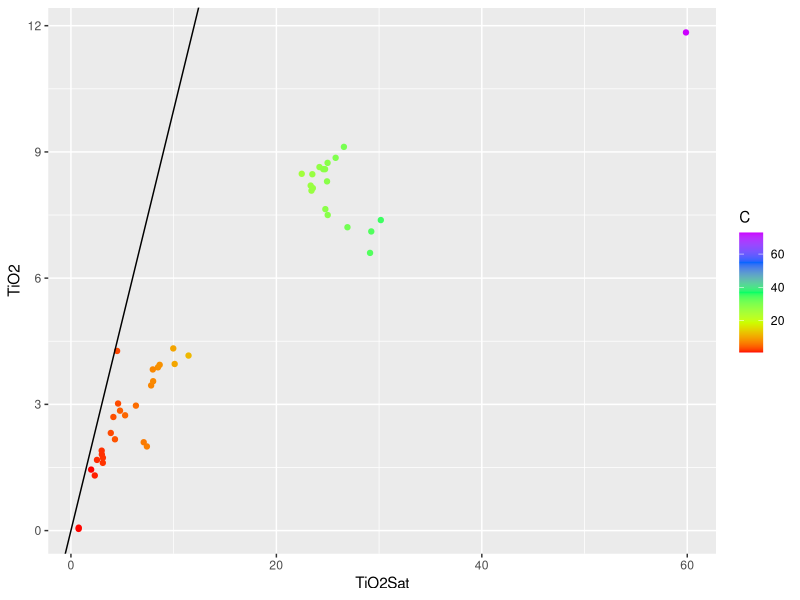
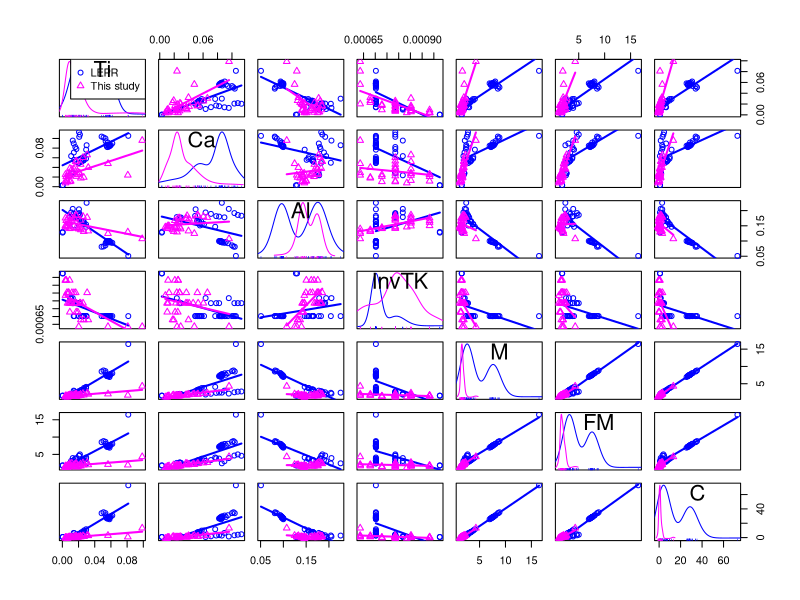
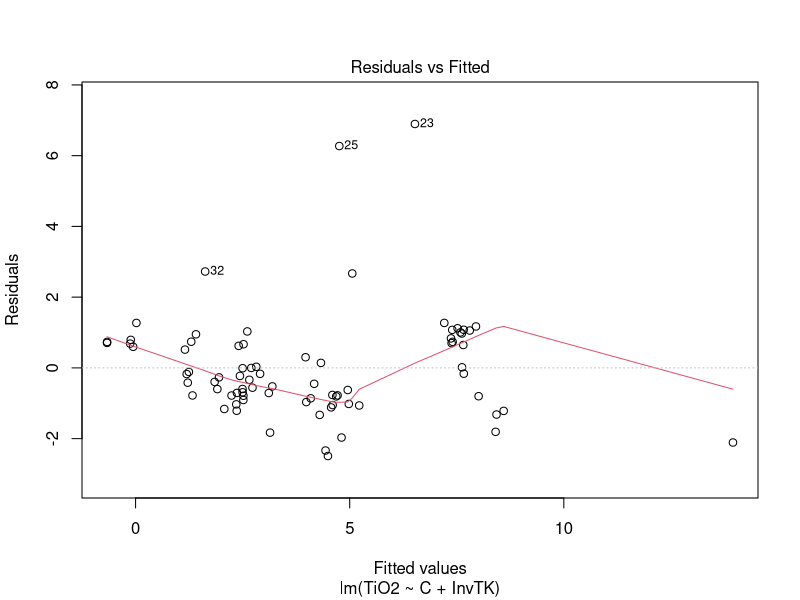
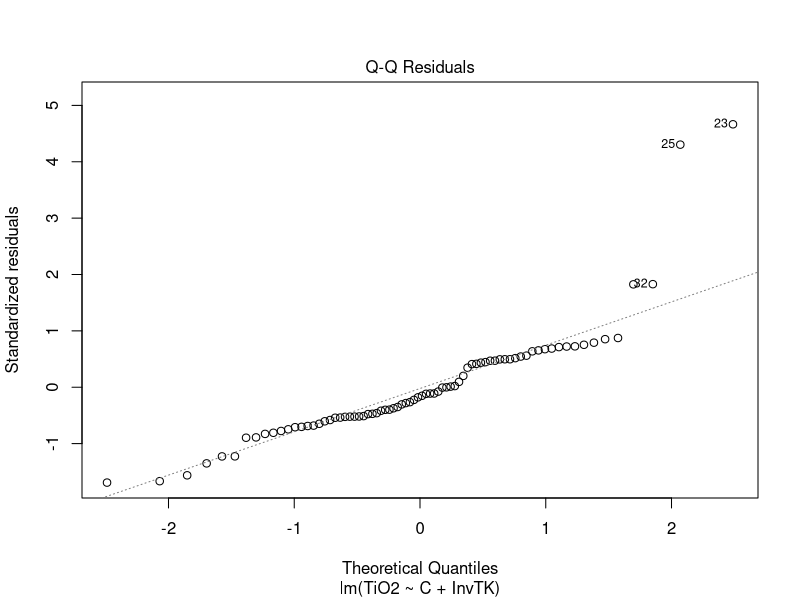
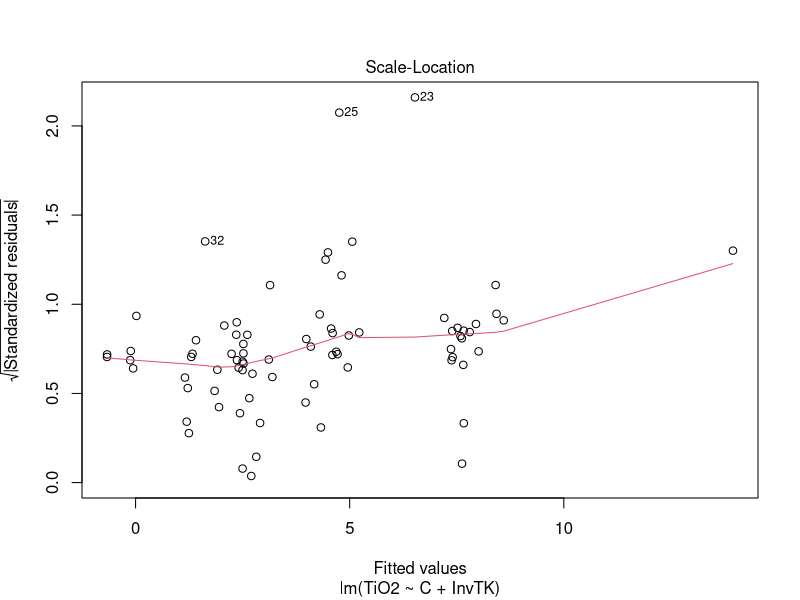
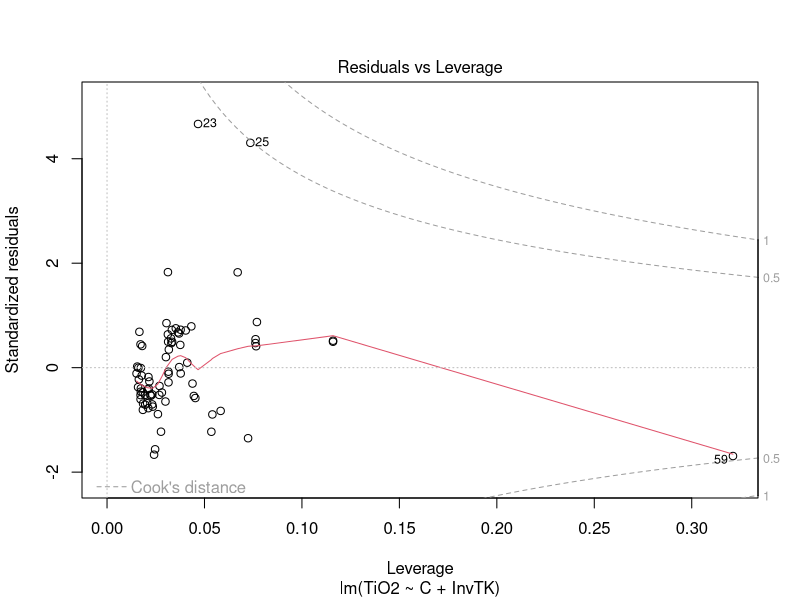
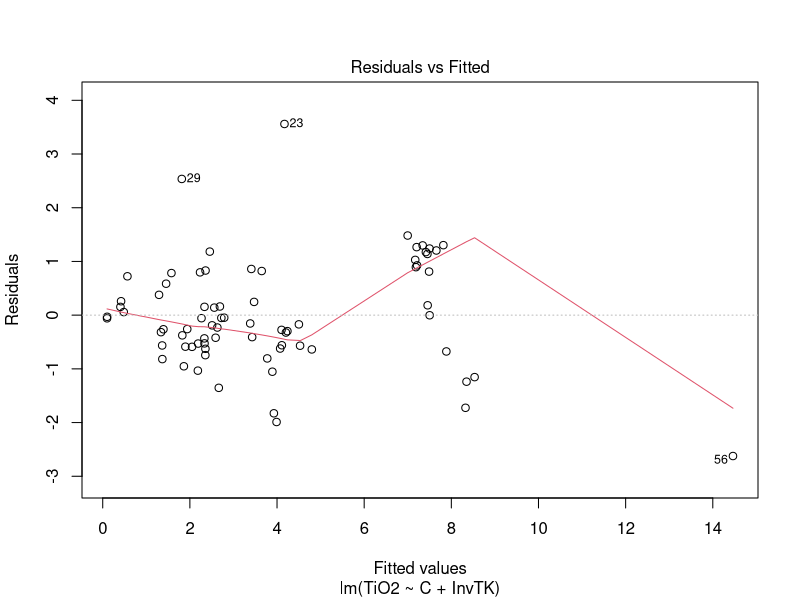
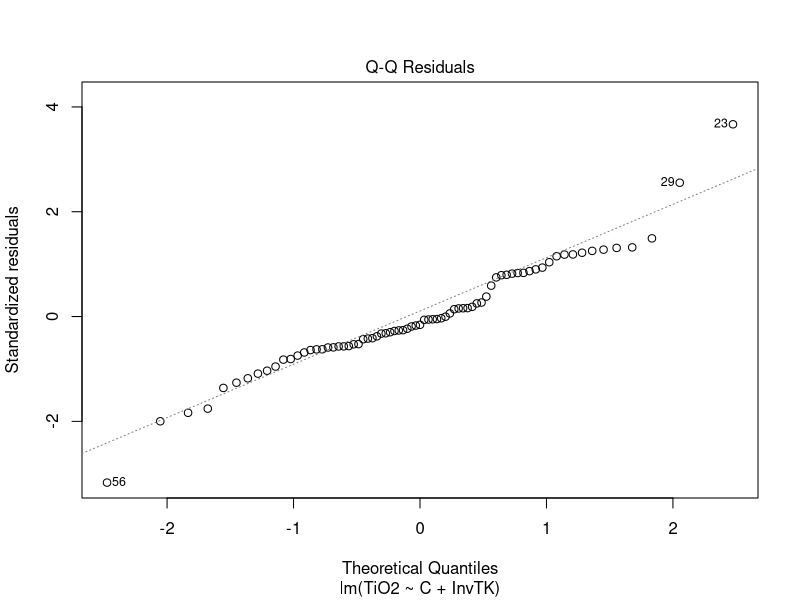

Write the R code that produced these figures, in order.
## ---- chunk 1
library(tidyverse, warn.conflicts = FALSE)
setwd("C:/Users/ayersj/OneDrive - Vanderbilt/Papers/SpheneSolubility/DataAnalysis/TitaniteExpts")
# Import normalized EDS glass analyses
TitaniteExpts <- read_csv("LEPR_Titanite.csv")
## ---- chunk 2
TitaniteCations <- TitaniteExpts %>%
  mutate(
    Si = SiO2/60.0848,
    Al = 2*Al2O3/101.961,
    Na = 2*Na2O/61.979,
    K = 2*K2O/94.194,
    Ca = CaO/56.0794,
    Fe = FeO/71.8464,
    Mg = MgO/40.3044,
    Ti = TiO2/79.8988,
    eCa = (CaO/56.0794 - Al2O3/101.961 + K2O/94.194 + Na2O/61.979),
    CationSum = (Si + Al + Na + K + Ca + Fe + Mg + Ti)
     )
## ---- chunk 3
# Calculate cation fractions
CationFractions <- TitaniteCations
f <- match("Si", names(CationFractions))
l <- match("eCa", names(CationFractions))
for (i in f:l) {
  CationFractions[(i)] = CationFractions[(i)]/CationFractions$CationSum
}

## ---- chunk 4
# Calculate melt composition parameters & TiO2 saturation concentration
CationFractions <- CationFractions %>%
  mutate(
    M = (Na + K + 2*Ca)/(Si*Al),
    FM = (Na + K + 2*(Ca + Fe + Mg))/(Si*Al),
    C = (10*eCa)/(Si*Al),
    InvTK = 1/(TC+273.15),
    TiO2Sat = (0.79*C - 7993*InvTK + 7.89)
    )
## ---- chunk 5
# Plot TiO2Sat on x-axis and TiO2 on y-axis.
# Ideally all points should fall on a 1:1 line
ggplot(CationFractions, aes(x=TiO2Sat, y=TiO2, color=C)) +
  geom_point() +
  geom_abline(slope=1, intercept=0) +
 # scale_color_gradient(low = "black", high = "white")
  scale_color_gradientn(colours = rainbow(5))

## ---- chunk 6
# Model works for low values of C. Need to fit a model to all of the data. Add LEPR data to our and fit a new model. 
AllExpts <- read_csv("AllExpts.csv")

## ---- chunk 7
TitaniteCations <- AllExpts %>%
  mutate(
    Si = SiO2/60.0848,
    Al = 2*Al2O3/101.961,
    Na = 2*Na2O/61.979,
    K = 2*K2O/94.194,
    Ca = CaO/56.0794,
    Fe = FeO/71.8464,
    Mg = MgO/40.3044,
    Ti = TiO2/79.8988,
    eCa = (CaO/56.0794 - Al2O3/101.961 + K2O/94.194 + Na2O/61.979),
    CationSum = (Si + Al + Na + K + Ca + Fe + Mg + Ti)
     )
## ---- chunk 8
# Calculate cation fractions
CationFractions <- TitaniteCations
f <- match("Si", names(CationFractions))
l <- match("eCa", names(CationFractions))
for (i in f:l) {
  CationFractions[(i)] = CationFractions[(i)]/CationFractions$CationSum
}

## ---- chunk 9
# Calculate melt composition parameters & TiO2 saturation concentration
CationFractions <- CationFractions %>%
  mutate(
    M = (Na + K + 2*Ca)/(Si*Al),
    FM = (Na + K + 2*(Ca + Fe + Mg))/(Si*Al),
    C = (10*eCa)/(Si*Al),
    InvTK = 1/(TC+273.15)
    )
## ---- chunk 10
# Scatterplot matrices
library(car)
scatterplotMatrix(~ Ti + Ca + Al + InvTK + M + FM + C, data = CationFractions, groups = CationFractions$Source, smooth = FALSE)
dev.copy(png,"ScatterPlotMatrixAllExpts.png")
dev.off()   
# Correlation matrix
CorrTest <- select(CationFractions, TiO2, M:InvTK)
cor(CorrTest)
# LEPR compositions show bimodal distribution. 
# LEPR data show different dependence on C than our data. 
## ---- chunk 11
fit <- lm(TiO2 ~ C + InvTK, data = CationFractions)
summary(fit)
plot(fit)
## ---- chunk 12
RegModel <- select(CationFractions, Source, Expt, TiO2, InvTK, C)
RegModel <- slice(RegModel, -(23:25))
fit <- lm(TiO2 ~ C + InvTK, data = RegModel)
summary(fit)
plot(fit)
## ---- chunk 13
RegModel <- slice(RegModel, -(23))
RegModel <- slice(RegModel, -(52))
fit <- lm(TiO2 ~ C + InvTK, data = RegModel)
summary(fit)
plot(fit)
## ---- chunk 14
RegModel <- slice(RegModel, -(51))
fit <- lm(TiO2 ~ C + InvTK, data = RegModel)
summary(fit)
plot(fit)
## ---- chunk 15
RegModel <- slice(RegModel, -(49))
fit <- lm(TiO2 ~ C + InvTK, data = RegModel)
summary(fit)
plot(fit)
## ---- chunk 16
# Calculate new model TiO2 concentrations and errors
CationFractions <- CationFractions %>%
  mutate(
   ModelTiO2 = (0.1994*C - 8117*InvTK + 8.105),
   ModelTiO2SD = ModelTiO2*sqrt((0.00892/0.1994)^2 + (1367/8117)^2),
   lower = ModelTiO2 - ModelTiO2SD,
   upper = ModelTiO2 + ModelTiO2SD
  )
## ---- chunk 17
ggplot(CationFractions, aes(x=TiO2, y=ModelTiO2, ymin=lower, ymax=upper, color=C)) +
  geom_point() +
  geom_abline(slope=1, intercept=0) +
  scale_color_gradientn(colours = rainbow(5))
## ---- chunk 18
# Create model output table
TiO2AllExptsModelTable <- select(CationFractions, Source, Expt, eCa, C, InvTK, TiO2, ModelTiO2, ModelTiO2SD)
write.csv(TiO2AllExptsModelTable, file = "TiO2AllExptsModelTable.csv")
